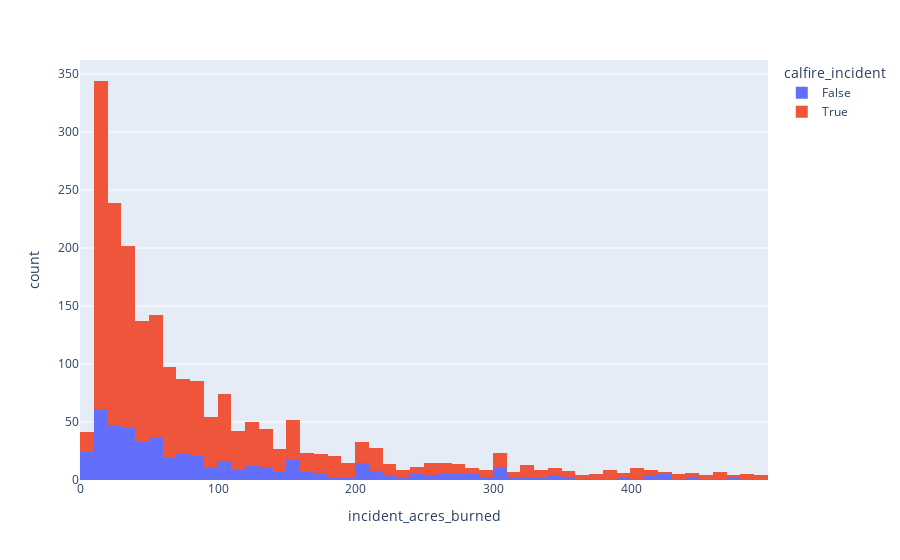

Notebook cell for this chart:
### Code cell
mask = DF_raw['incident_acres_burned'] < 500
DF_raw = DF_raw[mask]

fig = px.histogram(DF_raw,
                    x='incident_acres_burned',
                   color='calfire_incident'
                   )


fig.show()

### Figure 1 — Plotly figure (JSON) as saved in the notebook; plotly's stock layout.template omitted (floating-point values rounded to 4 significant figures; data arrays with more than 128 entries replaced by an {"elided": "..."} marker saying what was removed)
{"data": [{"alignmentgroup": "True", "bingroup": "x", "hovertemplate": "calfire_incident=False<br>incident_acres_burned=%{x}<br>count=%{y}<extra></extra>", "legendgroup": "False", "marker": {"color": "#636efa", "pattern": {"shape": ""}}, "name": "False", "offsetgroup": "False", "orientation": "v", "showlegend": true, "type": "histogram", "x": {"elided": "523 int values"}, "xaxis": "x", "yaxis": "y"}, {"alignmentgroup": "True", "bingroup": "x", "hovertemplate": "calfire_incident=True<br>incident_acres_burned=%{x}<br>count=%{y}<extra></extra>", "legendgroup": "True", "marker": {"color": "#EF553B", "pattern": {"shape": ""}}, "name": "True", "offsetgroup": "True", "orientation": "v", "showlegend": true, "type": "histogram", "x": {"elided": "1588 int values"}, "xaxis": "x", "yaxis": "y"}], "layout": {"autosize": true, "barmode": "relative", "legend": {"title": {"text": "calfire_incident"}, "tracegroupgap": 0}, "margin": {"t": 60}, "xaxis": {"anchor": "y", "autorange": true, "domain": [0, 1], "range": [-0.5, 499.5], "title": {"text": "incident_acres_burned"}, "type": "linear"}, "yaxis": {"anchor": "x", "autorange": true, "domain": [0, 1], "range": [0, 362.1], "title": {"text": "count"}}}}
